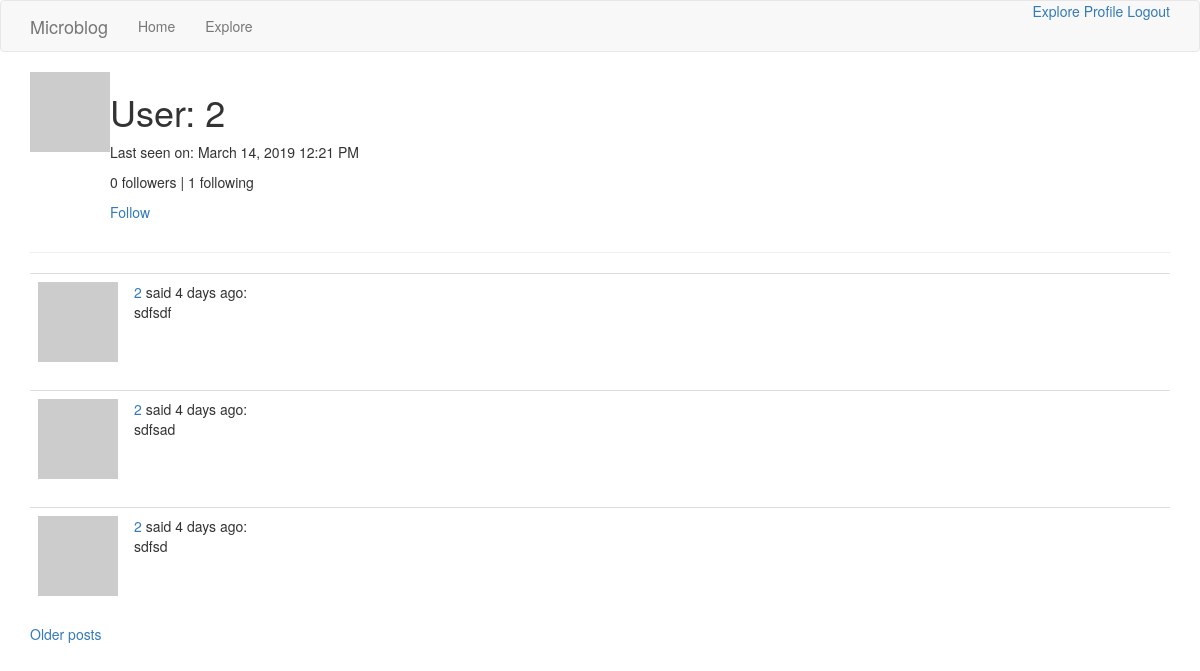
/user/2 (signed in), run on the app's committed database.
### app/models.py (models this page shows, shortened)
class User(UserMixin, db.Model):
    id = db.Column(db.Integer, primary_key=True)
    username = db.Column(db.String(64), index=True, unique=True)
    email = db.Column(db.String(120), index=True, unique=True)
    password_hash = db.Column(db.String(128))
    about_me = db.Column(db.String(140))
    last_seen = db.Column(db.DateTime, default=datetime.utcnow)
    posts = db.relationship('Post', backref='author', lazy='dynamic')
    followed = db.relationship(
        'User', secondary=followers,
        primaryjoin=(followers.c.follower_id == id),
        secondaryjoin=(followers.c.followed_id == id),
        backref=db.backref('followers', lazy='dynamic'), lazy='dynamic')
    def avatar(self, size):
        digest = md5(self.email.lower().encode('utf-8')).hexdigest()
        return 'https://www.gravatar.com/avatar/{}?d=identicon&s={}'.format(digest, size)
    def is_following(self, user):
        return self.followed.filter(followers.c.followed_id == user.id).count() > 0

class Post(db.Model):
    id = db.Column(db.Integer, primary_key=True)
    body = db.Column(db.String(140))
    timestamp = db.Column(db.DateTime, index=True, default=datetime.utcnow)
    language = db.Column(db.String(5))
    user_id = db.Column(db.Integer, db.ForeignKey('user.id'))

### app/routes.py (the view)
@app.route('/user/<username>')
@login_required
def user(username):
    user = User.query.filter_by(username=username).first_or_404()
    page = request.args.get('page', 1, type=int)
    posts = user.posts.order_by(Post.timestamp.desc()).paginate(
        page, app.config['POSTS_PER_PAGE'], False)
    next_url = url_for('user', username=user.username, page=posts.next_num) if posts.has_next else None
    prev_url = url_for('user', username=user.username, page=posts.prev_num) if posts.has_prev else None
    return render_template('user.html', user=user, posts=posts.items,
                           next_url=next_url, prev_url=prev_url)

### app/models.py (called while the page is built)
@login.user_loader
def load_user(id):
    return User.query.get(int(id))

### app/routes.py (called while the page is built)
@app.before_request
def before_request():
    if current_user.is_authenticated:
        current_user.last_seen = datetime.utcnow()
        db.session.commit()

### app/templates/user.html (shortened to what this page needs)
{% extends "base.html" %}
{% block app_content %}
		<table>
			<tr valign="top">
				<td><img src="{{ user.avatar(128) }}"></td>
				<td>
					<h1>User: {{ user.username }}</h1>
					{% if user.last_seen %}
					<p>Last seen on: {{ moment(user.last_seen).format('LLL') }}</p>
					{% endif %}
					<p>{{ user.followers.count() }} followers | {{ user.followed.count() }} following</p>
					{% if user == current_user %}
					<a href="{{ url_for('edit_profile') }}">Edit your profile</a>
					{% elif not current_user.is_following(user) %}
					<p><a href="{{ url_for('follow', username=user.username) }}">Follow</a></p>
					{% else %}
					<p><a href="{{ url_for('unfollow', username=user.username) }}">Unfollow</a></p>
					{% endif %}
				</td>
			</tr>
		</table>
		<hr>
    {% for post in posts %}
		{% include '_post.html' %}
    {% endfor %}
    {% if next_url %}
    <a href="{{ next_url }}">Older posts</a>
    {% endif %}
{% endblock %}

### app/templates/_post.html (shortened to what this page needs)
<table class="table table-hover">
		<tr valign="top">
				<td width="70px">
					<a href="{{ url_for('user', username=post.author.username) }}">
							<img src="{{ post.author.avatar(70) }}" />
					</a>
				</td>
				<td>
					<a href="{{ url_for('user', username=post.author.username) }}">{{ post.author.username }}</a>
					said {{ moment(post.timestamp).fromNow() }}:
					<br><span id="post{{ post.id }}">{{ post.body }}</span>
				</td>
		</tr>
</table>

### data on the page
User: username "2", last_seen "March 14, 2019 12:21 PM"
Post: author.username "2", timestamp "4 days ago", body "sdfsdf"
Post: author.username "2", timestamp "4 days ago", body "sdfsad"
Post: author.username "2", timestamp "4 days ago", body "sdfsd"

### other printed values
{{ user.followers.count() }} "0"
{{ user.followed.count() }} "1"
